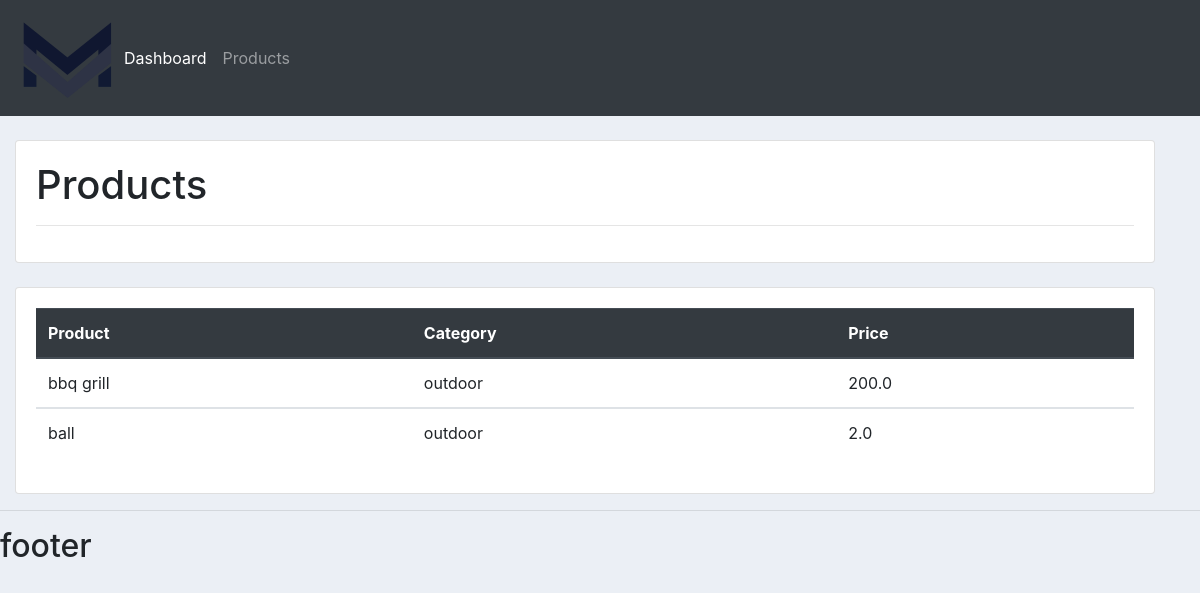
The app's page /product/ with its own data.
### accounts/models.py (models this page shows, shortened)
class Product(models.Model):
	CATEGORY=(
		('indoor','indoor'),
		('outdoor','outdoor')
		)
	name=models.CharField(max_length=200,null=True)
	price=models.FloatField(null=True)
	category=models.CharField(max_length=200,null=True,choices=CATEGORY)
	description=models.CharField(max_length=200,null=True)
	day_created=models.DateTimeField(auto_now_add=True,null=True)
	tags=models.ManyToManyField(Tag)

### accounts/views.py (the view)
# urls.py: path('product/',views.products,name="product"),
def products(request):
	products=Product.objects.all()
	return render(request,'accounts/product.html',{'products':products})

### accounts/templates/accounts/product.html
{% extends 'accounts/main.html'%}
{% block content %}
<br>
<div class="row">
	<div class="col">
		<div class="card">
			<div class="card-body">
				<h1>Products</h1>
				<hr>
			</div>
		</div>
	</div>
</div>
<br>
<div class="row">
	<div class="col">
		<div class="card">
			<div class="card-body">
				<table class="table">
					<thead class="thead-dark">
						<tr>
							<th scope="col">Product</th>
							<th scope="col">Category</th>
							<th scope="col">Price</th>
						</tr>
					</thead>
					{% for i in products %}
					<tbody>
					<tr>
						<td>{{i.name}}</td>
						<td>{{i.category}}</td>
						<td>{{i.price}}</td>
					</tr>
					{% endfor %}
					</tbody>
				</table>
			</div>
		</div>
	</div>
</div>
{% endblock %}

### static/css/main.css (style rules this page uses)
.row { width: 100%; }
body { background-color:#ebeff5; }

### records on screen
Product: name "bbq grill", category "outdoor", price "200.0"
Product: name "ball", category "outdoor", price "2.0"
